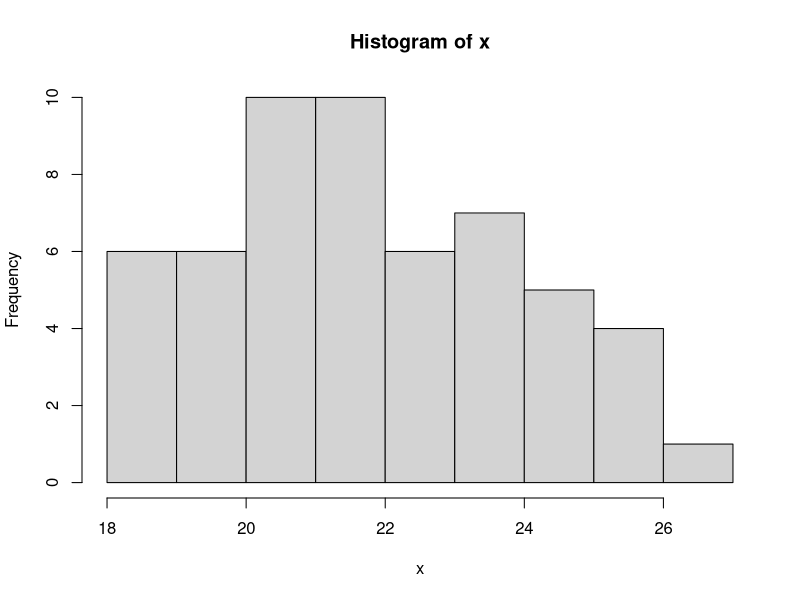

The R source for this figure: (Note: this script raises an error after producing the figure.)
library(tidyverse)

x<-c(27,25,24,24,22,20,21,22,21,25,24,
26,25,24,23,22,20,21,19,21,25,24,
26,25,22,23,22,22,21,19,21,23,21,
26,24,22,23,22,22,20,19,21,23,21,
26,24,22,23,21,19,20,18,20,20,18)


hist(x)

xbar<-mean(x)
s<-sd(x)

#ascending the data 

x<-x%>%data.frame()%>%arrange(x)

x<-x%>%mutate(F_0=pnorm(q = .,mean = xbar,sd = s),
              F_n=(cumsum(rep(1,nrow(x))))/nrow(x),
              F0_Fn=abs(F_0-F_n))

D=max(x$F0_Fn)

pnorm(q = D,mean = mean(x$F0_Fn),sd = sd(x$F0_Fn),lower.tail = F)



ks.test(x = x$.,y =pnorm,mean(x$.),sd(x$.))


shapiro.test(x = x)

